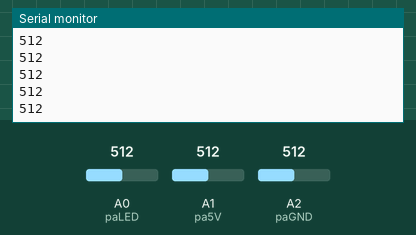
A sketch run on a simulated Arduino Uno, built with avr-gcc and run on an emulated ATmega328P. Parts: the last lines printed to the serial monitor. The test bench sets the inputs (shaded band); at power-on: A0 (paLED) = 512, A1 (pa5V) = 512, A2 (paGND) = 512.

Above: at 1.6 s.
1.7 s: A0 (paLED) set to 716
At 2.01 s:
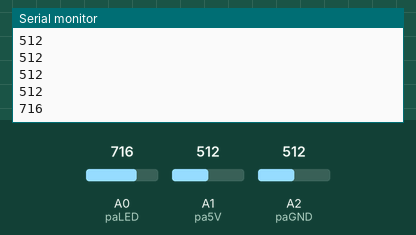
3.2 s: A0 (paLED) set to 900
At 3.21 s:
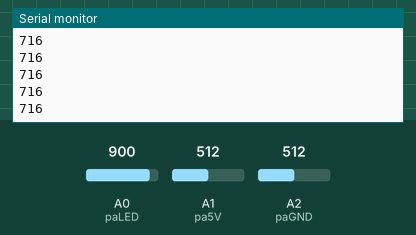
Timing chart, 0 to 6.2 s (numbered marks = the images above; inputs shaded):
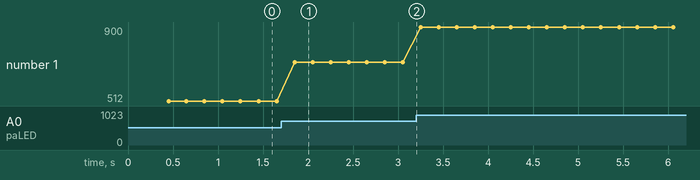

Measured:
- after the input at 1.7 s, the serial monitor: prints a new line after 0.15 s (image 1)
- plotted number 1: 512 → 716 after the input at 1.7 s, 716 → 900 after the input at 3.2 s

The sketch:

test_high_impedance_input.ino
```cpp
/*
  Test the response of an analog input with a high-impedance device v0.0.1
  Charles B. Malloch, Phd  2013-01-03

  LEDs produce *very* little current, making them high impedance devices. The analog read
  mechanism of the Arduino consists of a mux feeding a single sample-and-hold with a 4nF capacitor.
  In order to feed this capacitor in a reasonable amount of time, we need to give it charge from
  a low-impedance source, like a voltage follower.

  In this program, we're just going to look at the charge/discharge curves.
*/

#define BAUDRATE 115200
#define lineLen 60
#define bufLen (lineLen + 3)
char strBuf[bufLen];

#define paLED A0
#define pa5V  A1
#define paGND A2

void setup () {
  Serial.begin ( BAUDRATE );

  pinMode ( paLED, INPUT );
  digitalWrite ( paLED, LOW );
  pinMode ( pa5V, INPUT );
  digitalWrite ( pa5V, LOW );
  pinMode ( paGND, INPUT );
  digitalWrite ( paGND, LOW );

  /*
    We'll try delays from 1ms to 2048ms in powers of 2
    at each delay, we'll connect to ground, read, connect to pin, read,
    connect to 5V, read, connect to pin, read, all 100 times, and average
    the readings of the pin
  */

 int reading;
 float sumRising, sumFalling;
 int i, iter;
 int nIterations = 100;

 long currentDelay, delays[] = { 1L, 2L, 4L, 8L, 16L, 32L, 64L, 128L, 256L, 512L, 1024L, 2048L };
 int nDelays = sizeof (delays) / sizeof (long);

  for (i = 0; i < nDelays; i++) {

    sumRising = 0.0;
    sumFalling = 0.0;
    currentDelay = delays[i];

    for (iter = 0; iter < nIterations; iter++) {

      reading = analogRead(paGND);
      delay (currentDelay);
      reading = analogRead(paLED);
      sumRising += float(reading);
      delay (currentDelay);

      reading = analogRead(pa5V);
      delay (currentDelay);
      reading = analogRead(paLED);
      sumFalling += float(reading);
      delay (currentDelay);

    }


    Serial.print ("At delay of ");
    Serial.print (delays[i]);
    Serial.print (" average values were (");
    Serial.print (sumRising / nIterations);
    Serial.print (", ");
    Serial.print (sumFalling / nIterations);
    Serial.println (")");

    if (1 && abs ( sumRising - sumFalling ) < 2 * nIterations) {
      i = 99;
    }
  }  // each delay
}

void loop () {
  Serial.println (analogRead(paLED));
  delay (200);
}

/*

With the LED direct from GND to A0:
At delay of 1 average values were (279.16, 158.39)
At delay of 2 average values were (280.22, 158.43)
At delay of 4 average values were (280.12, 158.24)
At delay of 8 average values were (279.68, 158.43)
At delay of 16 average values were (279.67, 158.48)
At delay of 32 average values were (279.54, 158.65)
At delay of 64 average values were (280.08, 158.70)
At delay of 128 average values were (280.42, 158.88)
At delay of 256 average values were (280.25, 158.80)
At delay of 512 average values were (280.06, 158.93)
At delay of 1024 average values were (280.08, 158.82)

With a voltage follower circuit (NPN transistor w/ C +5V, E output and 1K to GND, B 1K to 5V, 1K to GND, and to LED +):
At delay of 1 average values were (765.86, 765.37)
At delay of 2 average values were (765.85, 765.28)
At delay of 4 average values were (765.84, 765.28)
At delay of 8 average values were (765.74, 765.15)
At delay of 16 average values were (765.55, 765.06)
At delay of 32 average values were (765.22, 765.00)
At delay of 64 average values were (765.02, 765.00)
At delay of 128 average values were (765.00, 765.00)
etc.

With a better voltage follower circuit (N-channel JFET transistor w/ D +5V, S output and 1K to GND, G to LED + parallel with 152 capacitor (1.5nF):
At delay of 1 average values were (395.71, 395.48)
--> this corresponds to 395/1024 * 5V = 1.92V (meas at 2.06), despite that we measure 1.21 across LED;


*/
```
